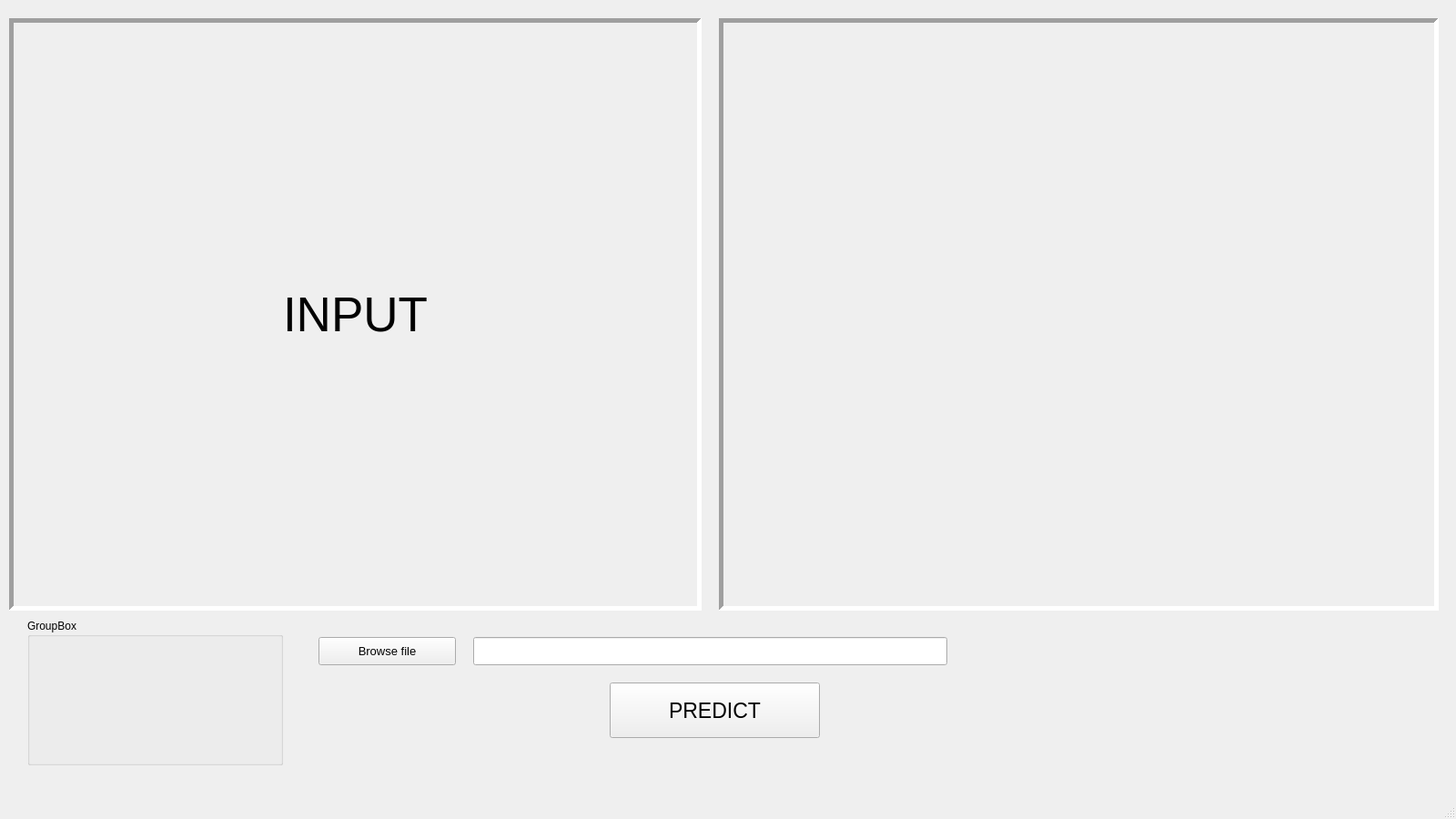
<?xml version="1.0" encoding="UTF-8"?>
<ui version="4.0">
 <class>MainWindow</class>
 <widget class="QMainWindow" name="MainWindow">
  <property name="geometry">
   <rect>
    <x>0</x>
    <y>0</y>
    <width>1600</width>
    <height>900</height>
   </rect>
  </property>
  <property name="windowTitle">
   <string>MainWindow</string>
  </property>
  <widget class="QWidget" name="centralwidget">
   <widget class="QLabel" name="photo">
    <property name="geometry">
     <rect>
      <x>10</x>
      <y>20</y>
      <width>761</width>
      <height>651</height>
     </rect>
    </property>
    <property name="font">
     <font>
      <pointsize>40</pointsize>
     </font>
    </property>
    <property name="frameShape">
     <enum>QFrame::Panel</enum>
    </property>
    <property name="frameShadow">
     <enum>QFrame::Sunken</enum>
    </property>
    <property name="lineWidth">
     <number>5</number>
    </property>
    <property name="midLineWidth">
     <number>0</number>
    </property>
    <property name="text">
     <string>INPUT</string>
    </property>
    <property name="scaledContents">
     <bool>true</bool>
    </property>
    <property name="alignment">
     <set>Qt::AlignCenter</set>
    </property>
   </widget>
   <widget class="QPushButton" name="browseFile">
    <property name="geometry">
     <rect>
      <x>350</x>
      <y>700</y>
      <width>151</width>
      <height>31</height>
     </rect>
    </property>
    <property name="font">
     <font>
      <pointsize>10</pointsize>
     </font>
    </property>
    <property name="text">
     <string>Browse file</string>
    </property>
   </widget>
   <widget class="QPushButton" name="predict">
    <property name="geometry">
     <rect>
      <x>670</x>
      <y>750</y>
      <width>231</width>
      <height>61</height>
     </rect>
    </property>
    <property name="font">
     <font>
      <pointsize>17</pointsize>
      <weight>50</weight>
      <bold>false</bold>
     </font>
    </property>
    <property name="text">
     <string>PREDICT</string>
    </property>
   </widget>
   <widget class="QLabel" name="photo2">
    <property name="geometry">
     <rect>
      <x>790</x>
      <y>20</y>
      <width>791</width>
      <height>651</height>
     </rect>
    </property>
    <property name="font">
     <font>
      <pointsize>40</pointsize>
     </font>
    </property>
    <property name="frameShape">
     <enum>QFrame::Panel</enum>
    </property>
    <property name="frameShadow">
     <enum>QFrame::Sunken</enum>
    </property>
    <property name="lineWidth">
     <number>5</number>
    </property>
    <property name="text">
     <string/>
    </property>
    <property name="pixmap">
     <pixmap>../../../Pictures/lose.png</pixmap>
    </property>
    <property name="scaledContents">
     <bool>true</bool>
    </property>
    <property name="alignment">
     <set>Qt::AlignCenter</set>
    </property>
    <property name="openExternalLinks">
     <bool>false</bool>
    </property>
   </widget>
   <widget class="QLineEdit" name="lineEdit">
    <property name="geometry">
     <rect>
      <x>520</x>
      <y>700</y>
      <width>521</width>
      <height>31</height>
     </rect>
    </property>
   </widget>
   <widget class="QGroupBox" name="groupBox">
    <property name="geometry">
     <rect>
      <x>30</x>
      <y>680</y>
      <width>281</width>
      <height>161</height>
     </rect>
    </property>
    <property name="title">
     <string>GroupBox</string>
    </property>
   </widget>
  </widget>
  <widget class="QMenuBar" name="menubar">
   <property name="geometry">
    <rect>
     <x>0</x>
     <y>0</y>
     <width>1600</width>
     <height>25</height>
    </rect>
   </property>
  </widget>
  <widget class="QStatusBar" name="statusbar"/>
 </widget>
 <resources/>
 <connections/>
</ui>
